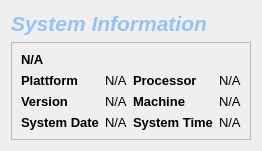
            <widget class="QWidget" name="system_monitor">
             <property name="sizePolicy">
              <sizepolicy hsizetype="Expanding" vsizetype="Preferred">
               <horstretch>0</horstretch>
               <verstretch>0</verstretch>
              </sizepolicy>
             </property>
             <layout class="QVBoxLayout" name="verticalLayout_7">
              <item>
               <widget class="QLabel" name="label_41">
                <property name="font">
                 <font>
                  <family>Cantarell</family>
                  <pointsize>16</pointsize>
                  <italic>true</italic>
                  <bold>true</bold>
                 </font>
                </property>
                <property name="styleSheet">
                 <string notr="true">color: rgb(153, 193, 241);</string>
                </property>
                <property name="text">
                 <string>System Information</string>
                </property>
               </widget>
              </item>
              <item>
               <widget class="QFrame" name="system_info">
                <property name="frameShape">
                 <enum>QFrame::StyledPanel</enum>
                </property>
                <property name="frameShadow">
                 <enum>QFrame::Raised</enum>
                </property>
                <layout class="QGridLayout" name="gridLayout_5">
                 <item row="2" column="4">
                  <widget class="QLabel" name="system_machine_text">
                   <property name="font">
                    <font>
                     <pointsize>10</pointsize>
                    </font>
                   </property>
                   <property name="text">
                    <string>N/A</string>
                   </property>
                  </widget>
                 </item>
                 <item row="3" column="1">
                  <widget class="QLabel" name="label_37">
                   <property name="font">
                    <font>
                     <pointsize>10</pointsize>
                     <bold>true</bold>
                    </font>
                   </property>
                   <property name="text">
                    <string>System Date</string>
                   </property>
                  </widget>
                 </item>
                 <item row="3" column="4">
                  <widget class="QLabel" name="sytem_time_text">
                   <property name="font">
                    <font>
                     <pointsize>10</pointsize>
                    </font>
                   </property>
                   <property name="text">
                    <string>N/A</string>
                   </property>
                  </widget>
                 </item>
                 <item row="3" column="2">
                  <widget class="QLabel" name="sytem_date_text">
                   <property name="font">
                    <font>
                     <pointsize>10</pointsize>
                    </font>
                   </property>
                   <property name="text">
                    <string>N/A</string>
                   </property>
                  </widget>
                 </item>
                 <item row="1" column="4">
                  <widget class="QLabel" name="system_cpu_text">
                   <property name="font">
                    <font>
                     <pointsize>10</pointsize>
                    </font>
                   </property>
                   <property name="text">
                    <string>N/A</string>
                   </property>
                  </widget>
                 </item>
                 <item row="0" column="1">
                  <widget class="QLabel" name="system_os_text">
                   <property name="font">
                    <font>
                     <pointsize>10</pointsize>
                     <bold>true</bold>
                    </font>
                   </property>
                   <property name="text">
                    <string>N/A</string>
                   </property>
                  </widget>
                 </item>
                 <item row="1" column="3">
                  <widget class="QLabel" name="label_47">
                   <property name="font">
                    <font>
                     <pointsize>10</pointsize>
                     <bold>true</bold>
                    </font>
                   </property>
                   <property name="text">
                    <string>Processor</string>
                   </property>
                  </widget>
                 </item>
                 <item row="3" column="3">
                  <widget class="QLabel" name="label_49">
                   <property name="font">
                    <font>
                     <pointsize>10</pointsize>
                     <bold>true</bold>
                    </font>
                   </property>
                   <property name="text">
                    <string>System Time</string>
                   </property>
                  </widget>
                 </item>
                 <item row="2" column="2">
                  <widget class="QLabel" name="system_version_text">
                   <property name="font">
                    <font>
                     <pointsize>10</pointsize>
                    </font>
                   </property>
                   <property name="text">
                    <string>N/A</string>
                   </property>
                  </widget>
                 </item>
                 <item row="2" column="1">
                  <widget class="QLabel" name="label_38">
                   <property name="font">
                    <font>
                     <pointsize>10</pointsize>
                     <bold>true</bold>
                    </font>
                   </property>
                   <property name="text">
                    <string>Version</string>
                   </property>
                  </widget>
                 </item>
                 <item row="1" column="1">
                  <widget class="QLabel" name="label_39">
                   <property name="font">
                    <font>
                     <pointsize>10</pointsize>
                     <bold>true</bold>
                    </font>
                   </property>
                   <property name="text">
                    <string>Plattform</string>
                   </property>
                  </widget>
                 </item>
                 <item row="2" column="3">
                  <widget class="QLabel" name="label_46">
                   <property name="font">
                    <font>
                     <pointsize>10</pointsize>
                     <bold>true</bold>
                    </font>
                   </property>
                   <property name="text">
                    <string>Machine</string>
                   </property>
                  </widget>
                 </item>
                 <item row="1" column="2">
                  <widget class="QLabel" name="system_plattform_text">
                   <property name="font">
                    <font>
                     <pointsize>10</pointsize>
                    </font>
                   </property>
                   <property name="text">
                    <string>N/A</string>
                   </property>
                  </widget>
                 </item>
                </layout>
               </widget>
              </item>
             </layout>
            </widget>
